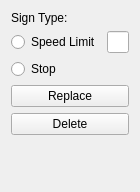
<?xml version="1.0" encoding="UTF-8"?>
<ui version="4.0">
 <class>SignOptions</class>
 <widget class="QWidget" name="SignOptions">
  <property name="geometry">
   <rect>
    <x>0</x>
    <y>0</y>
    <width>134</width>
    <height>192</height>
   </rect>
  </property>
  <property name="windowTitle">
   <string>Form</string>
  </property>
  <layout class="QVBoxLayout" name="verticalLayout_2">
   <item>
    <layout class="QVBoxLayout" name="verticalLayout">
     <item>
      <widget class="QLabel" name="TypeLabel">
       <property name="text">
        <string>Sign Type:</string>
       </property>
      </widget>
     </item>
     <item>
      <layout class="QHBoxLayout" name="horizontalLayout">
       <item>
        <widget class="QRadioButton" name="SpeedLimitRadio">
         <property name="text">
          <string>Speed Limit</string>
         </property>
        </widget>
       </item>
       <item>
        <widget class="QLineEdit" name="lineEdit"/>
       </item>
      </layout>
     </item>
     <item>
      <widget class="QRadioButton" name="StopRadio">
       <property name="text">
        <string>Stop</string>
       </property>
      </widget>
     </item>
    </layout>
   </item>
   <item>
    <widget class="QPushButton" name="ReplaceButton">
     <property name="text">
      <string>Replace</string>
     </property>
    </widget>
   </item>
   <item>
    <widget class="QPushButton" name="DeleteButton">
     <property name="text">
      <string>Delete</string>
     </property>
    </widget>
   </item>
   <item>
    <spacer name="verticalSpacer">
     <property name="orientation">
      <enum>Qt::Vertical</enum>
     </property>
     <property name="sizeHint" stdset="0">
      <size>
       <width>20</width>
       <height>40</height>
      </size>
     </property>
    </spacer>
   </item>
  </layout>
 </widget>
 <resources/>
 <connections/>
</ui>
